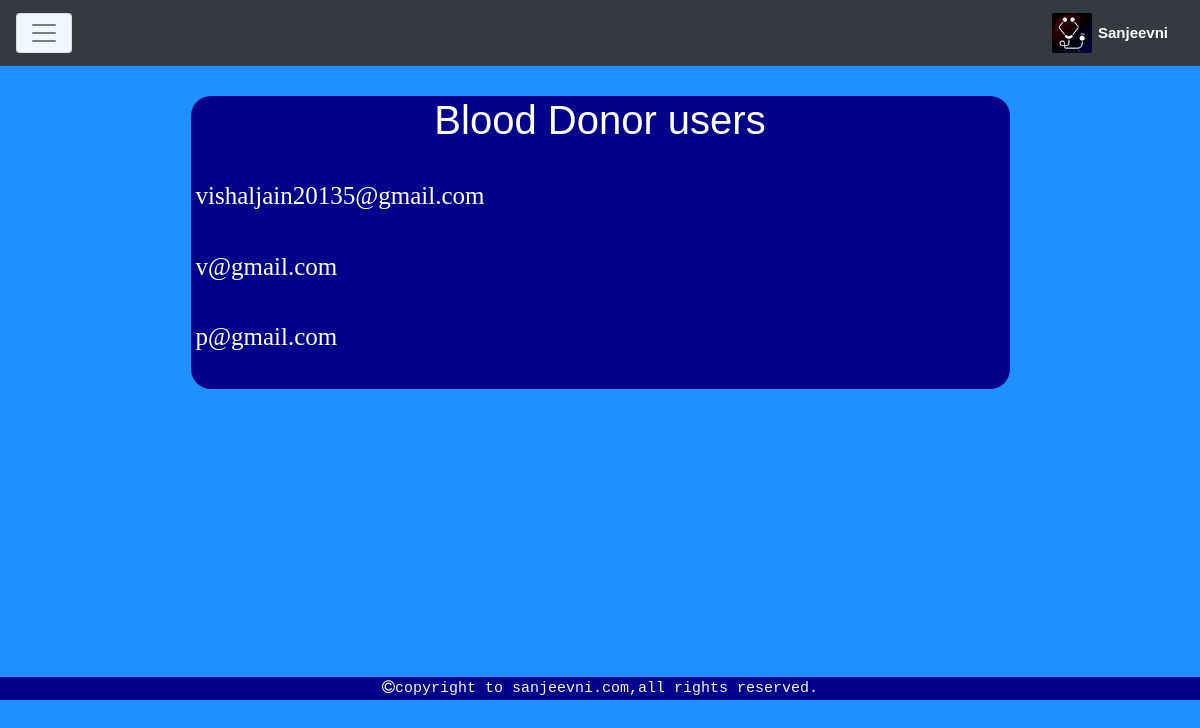
The app's page /admin/admin_blood_donor.php with its own data.
### tables this page shows
CREATE TABLE `blood_donor` (
  `id` int(20) NOT NULL,
  `email` varchar(100) NOT NULL,
  `pass` varchar(50) NOT NULL,
  `name` varchar(100) NOT NULL,
  `age` int(3) NOT NULL,
  `address` varchar(100) NOT NULL,
  `blood_grp` varchar(100) NOT NULL,
  `phone_no` varchar(20) NOT NULL,
  `country` varchar(10) NOT NULL,
  `state` varchar(20) NOT NULL,
  `district` varchar(20) NOT NULL,
  `any_desease` varchar(200) NOT NULL,
  `image` text NOT NULL,
  `reg_date` text NOT NULL,
  `ver_code` int(30) NOT NULL,
  `status` varchar(20) NOT NULL
);

### admin/admin_blood_donor.php (the view, shortened to what this page needs)
<!DOCTYPE html>
<html>
<head>
    <link rel="stylesheet" href="https://maxcdn.bootstrapcdn.com/bootstrap/4.0.0-alpha.6/css/bootstrap.min.css">
    <link rel="stylesheet" href="https://cdnjs.cloudflare.com/ajax/libs/font-awesome/4.7.0/css/font-awesome.min.css">
    <link rel="stylesheet" href="../style/admin_main.css">
</head>
<body>
    <nav class="navbar navbar-toggleable-md navbar-light  bg-dark">
        <button class="navbar-toggler navbar-toggler-right dropdown" type="button" data-toggle="collapse" data-target="#navbarSupportedContent" aria-controls="navbarSupportedContent" aria-expanded="false" aria-label="Toggle navigation">
            <span class="navbar-toggler-icon"></span>
        </button>
        <a class="navbar-brand" href="#"><img class="img-fluid logoimg" src="../image/logoimg.jpg">
            <h7 class="brand-name"><b>Sanjeevni</b></h7>
        </a>
    </nav>
<div class="container-fluid c1">
    <div class="row">
        <div class="col-sm-12">
            <div class="col1">
                <?php
                                            include("../includes/connection.php");
                                            $users="SELECT * FROM `blood_donor` ";
                                            $run_user=mysqli_query($con,$users);
                                                echo"<h1 style='color:white; text-align:center; font-family:sans-serif;'>Blood Donor users</h1><hr>";
                                            while($row_user=mysqli_fetch_array($run_user)){
                                                $u_id=$row_user['id'];
                                                $email=$row_user['email'];
                                                echo"<a class='name' href='admin_blood_donor_profile.php?id=$u_id' >$email</a><hr>";
                                            }
                                            ?>
            </div>
        </div>
    </div>
</div>
    <footer>
        <div class="fluid-container fixed-bottom f1">
            <div class="container-fluid ">
                <div class="row ourservicesrow">
                    <div class="col-sm-2 ourservices">
                    </div>
                    <div class="col-sm-10 aboutmeparagraph">
                    </div>
                </div>
                <pre class="copyrightline"><i class="fa fa-copyright" aria-hidden="true"></i>copyright to sanjeevni.com,all rights reserved.</pre>
            </div>
        </div>
    </footer>
</body>
</html>

### style/admin_main.css (style rules this page uses)
nav { background-color: darkblue; margin: 0; padding: 0; overflow-x: hidden; }
.dropdown { background-color: aliceblue; }
.brand-name { color: white; font-family: sans-serif; font-size: 15px; text-align: center; }
.logoimg { height: 40px; width: 40px; border-radius: 2px; margin-bottom: 0px; margin-top: 0px; margin-left: 20px; }
.f1 { background-color: darkblue; overflow-x: hidden; margin-top: 0px; margin-bottom: 100px; }
.copyrightline { text-align: center; font-size: 15px; font-style: normal; color: whitesmoke; margin-bottom: 0px; }
body { overflow-x: hidden; background-color: dodgerblue; }
.col1 { background-color: darkblue; margin-left: 15%; margin-right: 15%; margin-top: 30px; margin-bottom: 30px; border-radius: 20px; overflow-x: auto; }
.name { color: white; font-family: serif; font-size: 25px; margin-left: 5px; margin-right: 5px; }

### records on screen
blood_donor: email "vishaljain20135@gmail.com"
blood_donor: email "v@gmail.com"
blood_donor: email "p@gmail.com"
